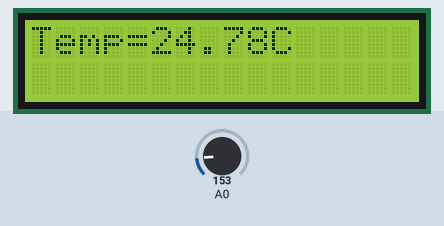
This sketch was run on a simulated Arduino Uno, built with avr-gcc and run on an emulated ATmega328P. Shown: 16×2 character LCD. Inputs (shaded band) come from the test bench; at power-on: A0 = 153.

Above: at 1.2 s.
1.3 s: A0 set to 131
At 1.6 s:
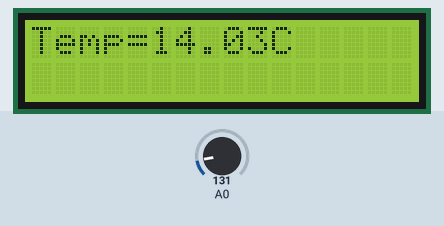
2.8 s: A0 set to 116
At 3.9 s:
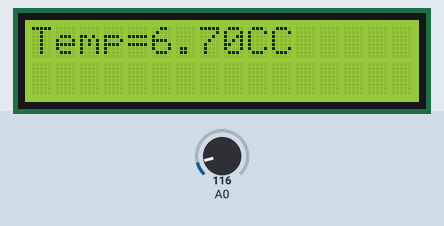
4.3 s: A0 set to 133
At 5.0 s:
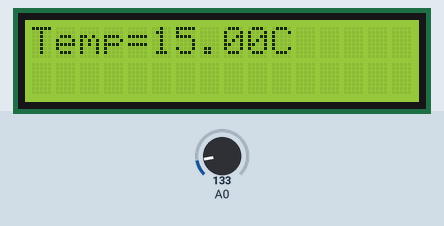
Timing chart, 0 to 7.3 s (numbered marks = the images above; inputs shaded):
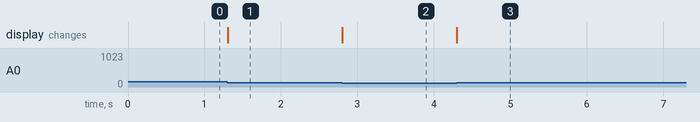

Measured:
- the behaviour switches between 123 and 122 on A0 (found by bisection; images 1 and 2)
- after the input at 1.3 s, the display: changes at once (image 1)
- after the input at 2.8 s, the display: changes at once (image 2)
- after the input at 4.3 s, the display: changes at once (image 3)

The sketch:

temp_sensing_device_code.ino
```cpp
/* Temperature Sensing Device

This device measures the temperature of the surrounding.

It works on the concept of temperature dependence of voltages of diodes.

It takes an input from the TMP36 sensor in analog pin A0.

After taking this analog value, it converts the data into final voltage by calibrating.

Digital pins-

* 2 = rs (register select)
* 3 = en  (enable)
* 4,5,6,7

Ground and Power pin of LCD is sent to 5V and Gnd of Arduino

terminal-1 (contrast) is attached with a resistance and then gnd to adjust the contrast.

read/write= GND for write and 5V for read

TMP36 Sensor-

*It has 0.5V offset so, in line 39, voltage is calibrated accordingly.

*0.0048828125 denotes the resolution of the Arduino Voltage (5/1024).

*Resolution=(5-0)/(1024-0). It is the smallest real life voltage that can be measured.

*/

#include <LiquidCrystal.h>
LiquidCrystal lcd(3,2,4,5,6,7);

void setup()
{
  // set up the LCD's number of columns and rows:
  lcd.begin(16, 2);
  pinMode(A0, INPUT);
  Serial.begin(9600);
}

void loop()
{

  float temp,voltage;

  voltage= analogRead(A0) * 0.00488758553;   //value of input values in range of 0-5
  temp= (voltage-0.5)* 100;
  lcd.setCursor(0,0);
  lcd.print("Temp=");
  lcd.setCursor(5,0);
  lcd.print(temp);
  lcd.print("C");

}
```
